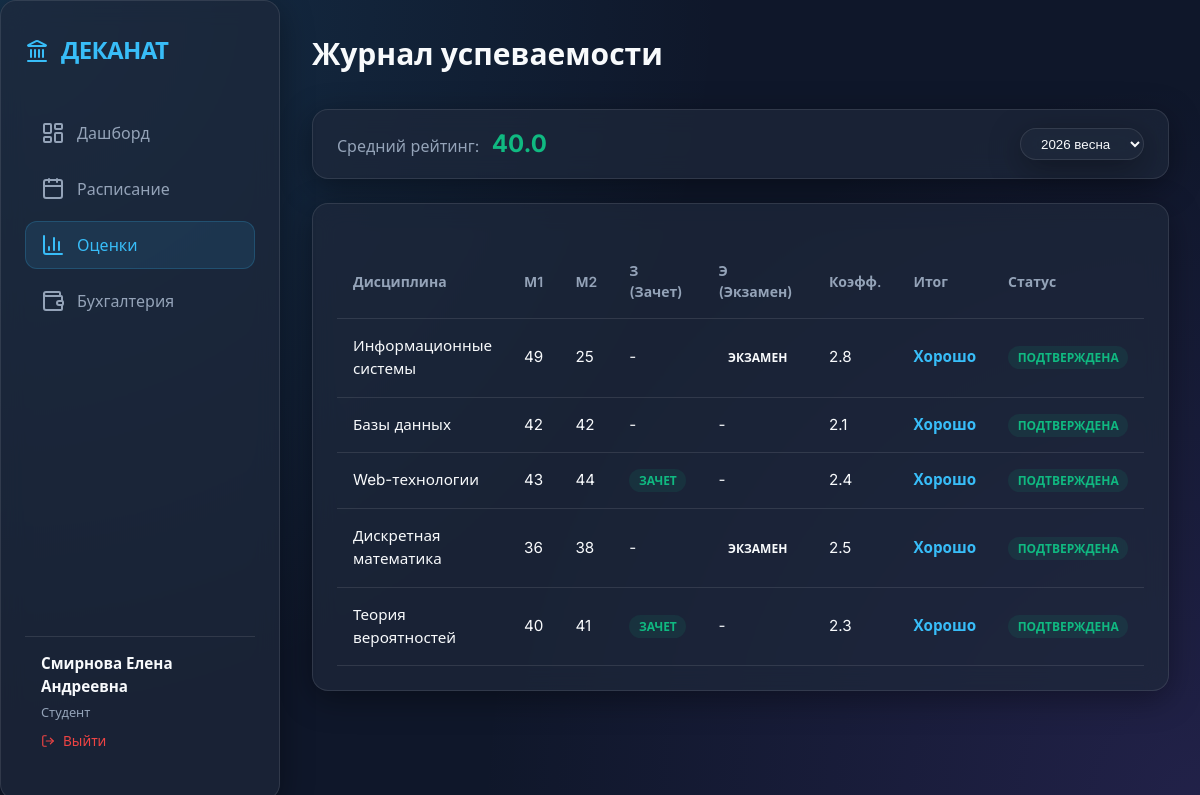
The app's page /grades (signed in), older data.
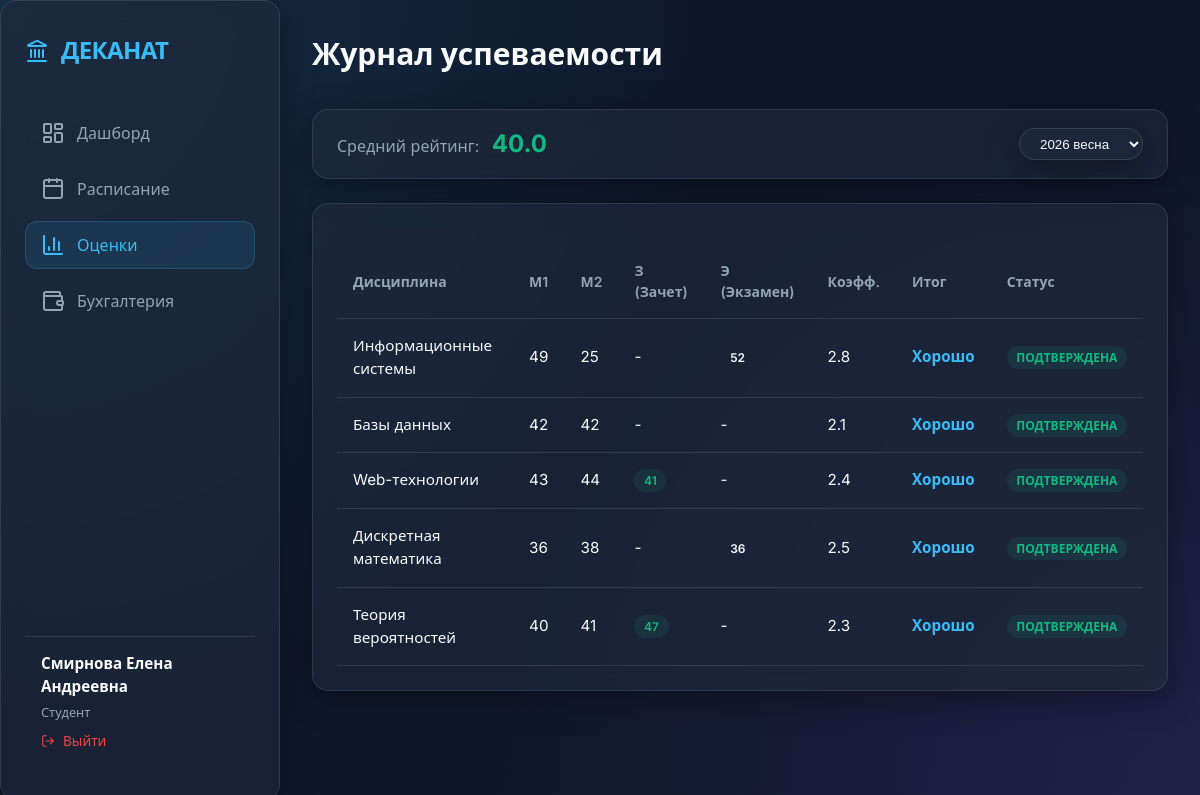
The same page, newer data.
### tables this page shows
CREATE TABLE students (
                    id INTEGER PRIMARY KEY AUTOINCREMENT,
                    full_name TEXT NOT NULL,
                    study_group TEXT NOT NULL,
                    record_book TEXT UNIQUE,
                    course INTEGER,
                    program TEXT,
                    study_form TEXT,
                    funding TEXT,
                    status TEXT
                );

CREATE TABLE grades (
                    id INTEGER PRIMARY KEY AUTOINCREMENT,
                    student_id INTEGER,
                    teacher_id INTEGER,
                    subject TEXT,
                    semester TEXT,
                    control_type TEXT,
                    m1 INTEGER DEFAULT 0,
                    m2 INTEGER DEFAULT 0,
                    credit TEXT DEFAULT '-',
                    exam TEXT DEFAULT '-',
                    coefficient REAL DEFAULT 1.0,
                    status TEXT,
                    FOREIGN KEY(student_id) REFERENCES students(id),
                    FOREIGN KEY(teacher_id) REFERENCES teachers(id)
                );

### app.py (the view)
@app.route('/grades')
def grades():
    user = session['user']
    all_grades = db.get_grades()
    all_students = db.get_students()
    students_dict = {s['id']: s for s in all_students}
    teachers_dict = {t['id']: t for t in db.get_teachers()}
    all_semesters = sorted(list(set(g.get('semester', '-') for g in all_grades)), reverse=True)
    selected_semester = request.args.get('semester')
    if not selected_semester and all_semesters:
        selected_semester = all_semesters[0]
    selected_group = request.args.get('group')
    if selected_semester:
        all_grades = [g for g in all_grades if g.get('semester') == selected_semester]
    if user['role'] == 'student':
        all_grades = [g for g in all_grades if g['student_id'] == user['student_id']]
    elif user['role'] == 'teacher':
        all_grades = [g for g in all_grades if g['teacher_id'] == user['teacher_id']]
    if selected_group and selected_group != 'Все':
        all_grades = [g for g in all_grades if students_dict.get(g['student_id'], {}).get('study_group') == selected_group]
    teacher_subjects = []
    if user['role'] == 'teacher' and user['teacher_id']:
        t = next((t for t in db.get_teachers() if t['id'] == user['teacher_id']), None)
        if t: teacher_subjects = t.get('subjects', [])
    elif user['role'] == 'administrator':
        all_t = db.get_teachers()
        for t in all_t: teacher_subjects.extend(t.get('subjects', []))
        teacher_subjects = sorted(list(set(teacher_subjects)))
    groups = sorted(list(set(s['study_group'] for s in all_students)))
    return render_template('grades.html',
                           grades=all_grades,
                           students=students_dict,
                           all_students=all_students,
                           teacher_subjects=teacher_subjects,
                           teachers=teachers_dict,
                           groups=groups,
                           selected_group=selected_group,
                           all_semesters=all_semesters,
                           selected_semester=selected_semester,
                           grade_label=grade_label)

### app.py (called while the page is built)
@app.context_processor
def inject_globals():
    user = None
    if 'user' in session:
        user = session['user']
    return dict(
        role_labels=ROLE_LABELS,
        current_user=user,
        rbac=rbac,
        format_name=format_name_initials
    )

@app.before_request
def require_login():
    exempt_routes = ['login', 'static']
    if request.endpoint not in exempt_routes and 'user' not in session:
        return redirect(url_for('login'))

### services/database.py (called while the page is built)
    def get_connection(self):
        return sqlite3.connect(self.db_path)

    def get_students(self):
        with self.get_connection() as conn:
            conn.row_factory = sqlite3.Row
            return [dict(row) for row in conn.execute("SELECT * FROM students").fetchall()]

    def get_teachers(self):
        with self.get_connection() as conn:
            conn.row_factory = sqlite3.Row
            teachers = [dict(row) for row in conn.execute("SELECT * FROM teachers").fetchall()]
            for t in teachers:
                subs = conn.execute("SELECT subject FROM teacher_subjects WHERE teacher_id = ?", (t['id'],)).fetchall()
                t['subjects'] = [s[0] for s in subs]
            return teachers

    def get_grades(self):
        with self.get_connection() as conn:
            conn.row_factory = sqlite3.Row
            return [dict(row) for row in conn.execute("SELECT * FROM grades").fetchall()]

### services/rbac.py (called while the page is built)
    def can_open_section(self, role: str, resource: str) -> bool:
        actions = ACL.get(resource, {})
        return any(role in allowed_roles for allowed_roles in actions.values())

    def allowed_menu(self, role: str) -> list[dict[str, str]]:
        return [item for item in MENU_SECTIONS if self.can_open_section(role, item["resource"])]

### services/utils.py (called while the page is built)
def grade_label(m: int) -> str:
    if m <= 0:
        return "—"
    if m <= 34:
        return "Удовл."
    if m <= 44:
        return "Хорошо"
    return "Отлично"

### templates/grades.html (shortened to what this page needs)
{% extends "base.html" %}
{% block content %}
<div class="header">
    <h1 class="page-title">Журнал успеваемости</h1>
</div>
{% if current_user.role == 'student' %}
<div class="card glass" style="display: flex; justify-content: space-between; align-items: center; padding: 1rem 1.5rem;">
    <div>
        <span style="color: var(--text-secondary);">Средний рейтинг:</span>
        {% set ns = namespace(total=0) %}
        {% set count = grades|length %}
        {% for g in grades %}
            {% set ns.total = ns.total + (g.m1 + g.m2) / 2.0 %}
        {% endfor %}
        <span style="font-size: 1.5rem; font-weight: 700; color: var(--success-color); margin-left: 0.5rem;">
            {{ (ns.total / count)|round(1) if count > 0 else '0.0' }}
        </span>
    </div>
    <select class="glass" id="semesterFilter" onchange="applyFilter()" style="width: auto; padding: 0.4rem 1rem;">
        {% for sem in all_semesters %}
        <option value="{{ sem }}" {{ 'selected' if selected_semester == sem }}>{{ sem }}</option>
        {% endfor %}
    </select>
</div>
{% endif %}
<div class="card glass table-container">
    <table>
        <thead>
            <tr>
                <th>Дисциплина</th>
                <th>М1</th>
                <th>М2</th>
                <th>З (Зачет)</th>
                <th>Э (Экзамен)</th>
                <th>Коэфф.</th>
                <th>Итог</th>
                <th>Статус</th>
            </tr>
        </thead>
        <tbody>
            {% for g in grades %}
            <tr>
                <td>{{ g.subject }}</td>
                <td>{{ g.m1 }}</td>
                <td>{{ g.m2 }}</td>
                <td><span class="{{ 'badge badge-success' if g.credit != '-' else '' }}">{{ g.credit }}</span></td>
                <td><span class="{{ 'badge badge-primary' if g.exam != '-' else '' }}">{{ g.exam }}</span></td>
                <td>{{ g.coefficient }}</td>
                <td>
                    <span style="font-weight: 700; color: var(--accent-color);">
                        {{ grade_label(((g.m1 + g.m2) / 2)|int) }}
                    </span>
                </td>
                <td><span class="badge badge-success">{{ g.status }}</span></td>
            </tr>
            {% endfor %}
        </tbody>
    </table>
</div>
{% endblock %}

### templates/base.html (shortened to what this page needs)
<!DOCTYPE html>
<html lang="ru">
<head>
    <link rel="stylesheet" href="{{ url_for('static', filename='css/style.css') }}">
</head>
<body>
    <div class="app-container">
        <aside class="sidebar glass">
            <div class="logo">
                <i data-lucide="landmark" class="logo-icon"></i>
                <span>ДЕКАНАТ</span>
            </div>
            <nav class="nav-links">
                {% set menu = rbac.allowed_menu(current_user.role) %}
                <li class="nav-item {{ 'active' if request.endpoint == 'dashboard' }}">
                    <a href="{{ url_for('dashboard') }}">
                        <i data-lucide="layout-dashboard"></i>
                        Дашборд
                    </a>
                </li>
                {% for item in menu %}
                <li class="nav-item {{ 'active' if request.endpoint == item.resource }}">
                    <a href="{{ url_for(item.resource) }}">
                        {% if item.resource == 'schedule' %}
                            <i data-lucide="calendar"></i>
                        {% elif item.resource == 'grades' %}
                            <i data-lucide="bar-chart-3"></i>
                        {% elif item.resource == 'students' %}
                            <i data-lucide="graduation-cap"></i>
                        {% elif item.resource == 'teachers' %}
                            <i data-lucide="users"></i>
                        {% elif item.resource == 'finance' %}
                            <i data-lucide="wallet"></i>
                        {% elif item.resource == 'users' %}
                            <i data-lucide="settings"></i>
                        {% endif %}
                        {{ item.title }}
                    </a>
                </li>
                {% endfor %}
            </nav>
            <div class="user-profile">
                <div class="user-info">
                    <span class="user-name">{{ current_user.full_name }}</span>
                    <span class="user-role">{{ role_labels.get(current_user.role, current_user.role) }}</span>
                </div>
                <a href="{{ url_for('logout') }}" style="color: var(--error-color); text-decoration: none; font-size: 0.85rem; margin-top: 0.5rem; display: flex; align-items: center; gap: 0.5rem;">
                    <i data-lucide="log-out" style="width: 14px; height: 14px;"></i>
                    Выйти
                </a>
            </div>
        </aside>
        <main class="main-content">
            {% block content %}{% endblock %}
        </main>
    </div>
</body>
</html>

### static/css/style.css (style rules this page uses)
:root { --bg-color: #0f172a; --card-bg: rgba(30, 41, 59, 0.7); --accent-color: #38bdf8; --accent-hover: #0ea5e9; --text-primary: #f8fafc; --text-secondary: #94a3b8; --border-color: rgba(255, 255, 255, 0.1); --success-color: #10b981; --error-color: #ef4444; --warning-color: #f59e0b; --glass-blur: blur(12px); }
* { margin: 0; padding: 0; box-sizing: border-box; }
body { font-family: 'Inter', system-ui, -apple-system, sans-serif; background-color: var(--bg-color); color: var(--text-primary); line-height: 1.5; overflow-x: hidden; background-image: radial-gradient(circle at 0% 0%, rgba(56, 189, 248, 0.15) 0%, transparent 50%), radial-gradient(circle at 100% 100%, rgba(139, 92, 246, 0.15) 0%, transparent 50%); background-attachment: fixed; }
.glass { background: var(--card-bg); backdrop-filter: var(--glass-blur); -webkit-backdrop-filter: var(--glass-blur); border: 1px solid var(--border-color); border-radius: 16px; box-shadow: 0 8px 32px 0 rgba(0, 0, 0, 0.37); }
.app-container { display: flex; min-height: 100vh; }
.sidebar { width: 280px; height: 100vh; position: fixed; padding: 2rem 1.5rem; display: flex; flex-direction: column; z-index: 100; }
.main-content { flex: 1; margin-left: 280px; padding: 2rem; }
.logo { font-size: 1.5rem; font-weight: 800; color: var(--accent-color); margin-bottom: 2.5rem; letter-spacing: -0.025em; display: flex; align-items: center; gap: 0.75rem; }
.nav-links { list-style: none; display: flex; flex-direction: column; gap: 0.5rem; }
.nav-item a { text-decoration: none; color: var(--text-secondary); padding: 0.75rem 1rem; border-radius: 12px; display: flex; align-items: center; gap: 0.75rem; transition: all 0.2s ease; font-weight: 500; }
.nav-item a:hover, .nav-item.active a { background: rgba(56, 189, 248, 0.1); color: var(--accent-color); }
.nav-item.active a { box-shadow: inset 0 0 0 1px rgba(56, 189, 248, 0.2); }
.user-profile { margin-top: auto; padding: 1rem; border-top: 1px solid var(--border-color); }
.user-name { display: block; font-weight: 600; font-size: 0.95rem; }
.user-role { font-size: 0.8rem; color: var(--text-secondary); }
.header { display: flex; justify-content: space-between; align-items: center; margin-bottom: 2rem; }
.page-title { font-size: 1.875rem; font-weight: 700; }
.card { padding: 1.5rem; margin-bottom: 1.5rem; }
.table-container { overflow-x: auto; }
table { width: 100%; border-collapse: collapse; margin-top: 1rem; }
th { text-align: left; padding: 1rem; color: var(--text-secondary); font-weight: 600; font-size: 0.875rem; border-bottom: 1px solid var(--border-color); }
td { padding: 1rem; border-bottom: 1px solid var(--border-color); font-size: 0.95rem; }
input, select, textarea { width: 100%; padding: 0.75rem 1rem; background: rgba(15, 23, 42, 0.5); border: 1px solid var(--border-color); border-radius: 8px; color: var(--text-primary); outline: none; transition: border-color 0.2s; }
.badge { padding: 0.25rem 0.6rem; border-radius: 9999px; font-size: 0.75rem; font-weight: 600; text-transform: uppercase; }
.badge-success { background: rgba(16, 185, 129, 0.1); color: var(--success-color); }
.card, .main-content { animation: fadeIn 0.4s ease-out; }

Row changes from the older to the newer data that the page shows:
changed grades "Информационные системы": exam "ЭКЗАМЕН" → "52"
changed grades "Web-технологии": credit "ЗАЧЕТ" → "41"
changed grades "Дискретная математика": exam "ЭКЗАМЕН" → "36"
changed grades "Теория вероятностей": credit "ЗАЧЕТ" → "47"
